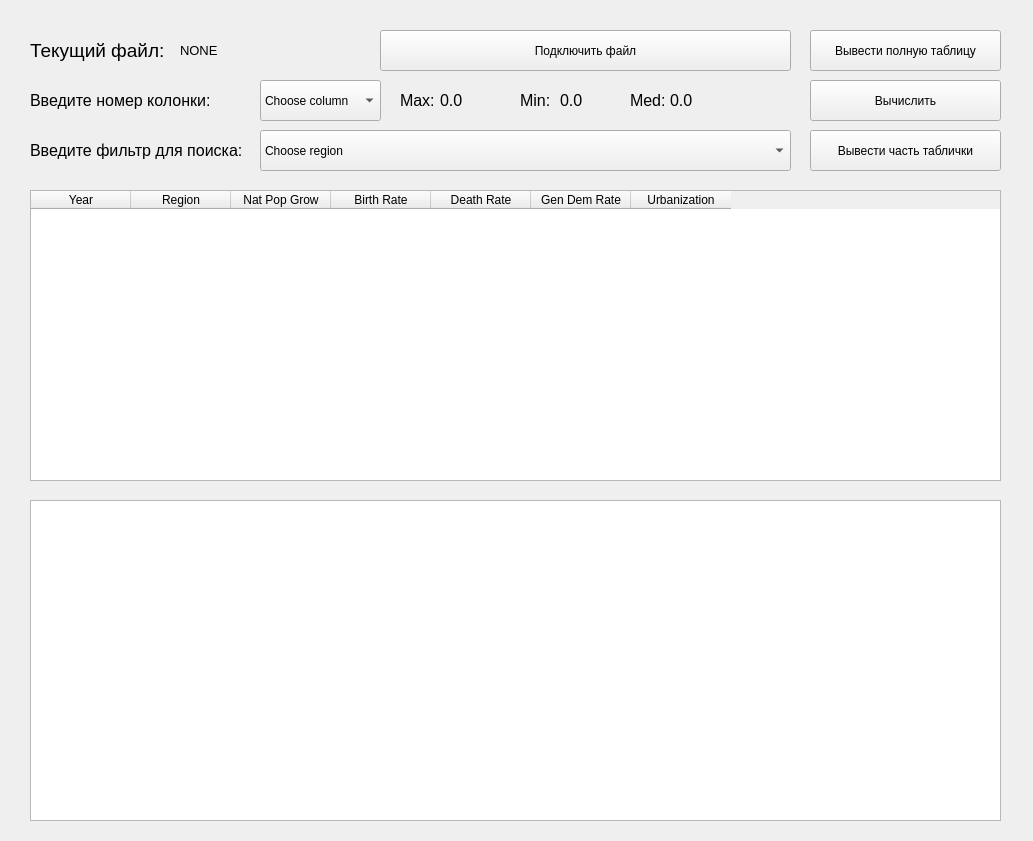
<?xml version="1.0" encoding="UTF-8"?>
<ui version="4.0">
 <class>MainWindow</class>
 <widget class="QMainWindow" name="MainWindow">
  <property name="geometry">
   <rect>
    <x>0</x>
    <y>0</y>
    <width>1033</width>
    <height>841</height>
   </rect>
  </property>
  <property name="minimumSize">
   <size>
    <width>1033</width>
    <height>513</height>
   </size>
  </property>
  <property name="maximumSize">
   <size>
    <width>9000</width>
    <height>9000</height>
   </size>
  </property>
  <property name="windowTitle">
   <string>MainWindow</string>
  </property>
  <widget class="QWidget" name="centralwidget">
   <widget class="QTableWidget" name="tbl_main">
    <property name="geometry">
     <rect>
      <x>30</x>
      <y>190</y>
      <width>971</width>
      <height>291</height>
     </rect>
    </property>
    <property name="editTriggers">
     <set>QAbstractItemView::NoEditTriggers</set>
    </property>
    <column>
     <property name="text">
      <string>Year</string>
     </property>
    </column>
    <column>
     <property name="text">
      <string>Region</string>
     </property>
    </column>
    <column>
     <property name="text">
      <string notr="true" extracomment="Natural Population Growth">Nat Pop Grow</string>
     </property>
    </column>
    <column>
     <property name="text">
      <string>Birth Rate</string>
     </property>
    </column>
    <column>
     <property name="text">
      <string>Death Rate</string>
     </property>
    </column>
    <column>
     <property name="text">
      <string>Gen Dem Rate</string>
     </property>
    </column>
    <column>
     <property name="text">
      <string>Urbanization</string>
     </property>
    </column>
   </widget>
   <widget class="QPushButton" name="btn_view_all">
    <property name="geometry">
     <rect>
      <x>810</x>
      <y>30</y>
      <width>191</width>
      <height>41</height>
     </rect>
    </property>
    <property name="text">
     <string>Вывести полную таблицу</string>
    </property>
   </widget>
   <widget class="QPushButton" name="btn_view_part">
    <property name="geometry">
     <rect>
      <x>810</x>
      <y>130</y>
      <width>191</width>
      <height>41</height>
     </rect>
    </property>
    <property name="text">
     <string>Вывести часть таблички</string>
    </property>
   </widget>
   <widget class="QLabel" name="lbl_region">
    <property name="geometry">
     <rect>
      <x>30</x>
      <y>130</y>
      <width>261</width>
      <height>41</height>
     </rect>
    </property>
    <property name="font">
     <font>
      <pointsize>12</pointsize>
     </font>
    </property>
    <property name="text">
     <string>Введите фильтр для поиска:</string>
    </property>
   </widget>
   <widget class="QLabel" name="lbl_column">
    <property name="geometry">
     <rect>
      <x>30</x>
      <y>80</y>
      <width>261</width>
      <height>41</height>
     </rect>
    </property>
    <property name="font">
     <font>
      <pointsize>12</pointsize>
     </font>
    </property>
    <property name="text">
     <string>Введите номер колонки:</string>
    </property>
   </widget>
   <widget class="QPushButton" name="btn_column_count">
    <property name="geometry">
     <rect>
      <x>810</x>
      <y>80</y>
      <width>191</width>
      <height>41</height>
     </rect>
    </property>
    <property name="text">
     <string>Вычислить</string>
    </property>
   </widget>
   <widget class="QLabel" name="lbl_txt_main">
    <property name="geometry">
     <rect>
      <x>400</x>
      <y>80</y>
      <width>41</width>
      <height>41</height>
     </rect>
    </property>
    <property name="font">
     <font>
      <pointsize>12</pointsize>
     </font>
    </property>
    <property name="text">
     <string>Max:</string>
    </property>
   </widget>
   <widget class="QLabel" name="lbl_max">
    <property name="geometry">
     <rect>
      <x>440</x>
      <y>80</y>
      <width>41</width>
      <height>41</height>
     </rect>
    </property>
    <property name="font">
     <font>
      <pointsize>12</pointsize>
     </font>
    </property>
    <property name="mouseTracking">
     <bool>true</bool>
    </property>
    <property name="acceptDrops">
     <bool>false</bool>
    </property>
    <property name="text">
     <string>0.0</string>
    </property>
   </widget>
   <widget class="QLabel" name="lbl_txt_min">
    <property name="geometry">
     <rect>
      <x>520</x>
      <y>80</y>
      <width>41</width>
      <height>41</height>
     </rect>
    </property>
    <property name="font">
     <font>
      <pointsize>12</pointsize>
     </font>
    </property>
    <property name="text">
     <string>Min:</string>
    </property>
   </widget>
   <widget class="QLabel" name="lbl_min">
    <property name="geometry">
     <rect>
      <x>560</x>
      <y>80</y>
      <width>41</width>
      <height>41</height>
     </rect>
    </property>
    <property name="font">
     <font>
      <pointsize>12</pointsize>
     </font>
    </property>
    <property name="mouseTracking">
     <bool>true</bool>
    </property>
    <property name="text">
     <string>0.0</string>
    </property>
   </widget>
   <widget class="QLabel" name="lbl_med">
    <property name="geometry">
     <rect>
      <x>670</x>
      <y>80</y>
      <width>41</width>
      <height>41</height>
     </rect>
    </property>
    <property name="font">
     <font>
      <pointsize>12</pointsize>
     </font>
    </property>
    <property name="mouseTracking">
     <bool>true</bool>
    </property>
    <property name="tabletTracking">
     <bool>false</bool>
    </property>
    <property name="acceptDrops">
     <bool>false</bool>
    </property>
    <property name="text">
     <string>0.0</string>
    </property>
   </widget>
   <widget class="QLabel" name="lbl_txt_med">
    <property name="geometry">
     <rect>
      <x>630</x>
      <y>80</y>
      <width>41</width>
      <height>41</height>
     </rect>
    </property>
    <property name="font">
     <font>
      <pointsize>12</pointsize>
     </font>
    </property>
    <property name="text">
     <string>Med:</string>
    </property>
   </widget>
   <widget class="QPushButton" name="btn_connect_file">
    <property name="geometry">
     <rect>
      <x>380</x>
      <y>30</y>
      <width>411</width>
      <height>41</height>
     </rect>
    </property>
    <property name="text">
     <string>Подключить файл</string>
    </property>
   </widget>
   <widget class="QLabel" name="lbl_file">
    <property name="geometry">
     <rect>
      <x>30</x>
      <y>30</y>
      <width>141</width>
      <height>41</height>
     </rect>
    </property>
    <property name="font">
     <font>
      <pointsize>14</pointsize>
     </font>
    </property>
    <property name="text">
     <string>Текущий файл: </string>
    </property>
   </widget>
   <widget class="QLabel" name="lbl_file_name">
    <property name="geometry">
     <rect>
      <x>180</x>
      <y>30</y>
      <width>191</width>
      <height>41</height>
     </rect>
    </property>
    <property name="font">
     <font>
      <pointsize>10</pointsize>
     </font>
    </property>
    <property name="text">
     <string>NONE</string>
    </property>
   </widget>
   <widget class="QComboBox" name="cb_region">
    <property name="geometry">
     <rect>
      <x>260</x>
      <y>130</y>
      <width>531</width>
      <height>41</height>
     </rect>
    </property>
    <item>
     <property name="text">
      <string>Choose region</string>
     </property>
    </item>
    <item>
     <property name="text">
      <string>All Regions</string>
     </property>
    </item>
   </widget>
   <widget class="QComboBox" name="cb_colunm">
    <property name="geometry">
     <rect>
      <x>260</x>
      <y>80</y>
      <width>121</width>
      <height>41</height>
     </rect>
    </property>
    <item>
     <property name="text">
      <string>Choose column</string>
     </property>
    </item>
   </widget>
   <widget class="QGraphicsView" name="graphicsView">
    <property name="geometry">
     <rect>
      <x>30</x>
      <y>500</y>
      <width>971</width>
      <height>321</height>
     </rect>
    </property>
    <property name="verticalScrollBarPolicy">
     <enum>Qt::ScrollBarAlwaysOff</enum>
    </property>
    <property name="horizontalScrollBarPolicy">
     <enum>Qt::ScrollBarAlwaysOff</enum>
    </property>
   </widget>
   <widget class="QLabel" name="lbl_y">
    <property name="geometry">
     <rect>
      <x>80</x>
      <y>500</y>
      <width>201</width>
      <height>20</height>
     </rect>
    </property>
    <property name="text">
     <string/>
    </property>
   </widget>
   <widget class="QLabel" name="lbl_x">
    <property name="geometry">
     <rect>
      <x>930</x>
      <y>770</y>
      <width>63</width>
      <height>20</height>
     </rect>
    </property>
    <property name="text">
     <string/>
    </property>
   </widget>
  </widget>
 </widget>
 <resources/>
 <connections/>
</ui>
